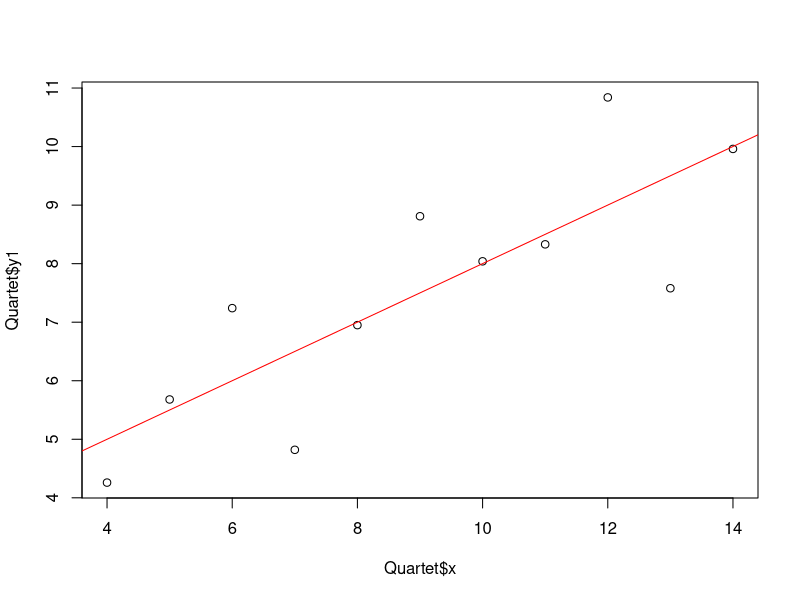

Reproduce this figure in R. (Note: this script raises an error after producing the figure.)
## ---- chunk 1
x=1:5
sum(x) 
mean(x)
var(x)
sqrt(var(x))
sd(x)
## ---- chunk 2
#S4 class example
setClass("BMI",
  representation(
    name = "character",
    weight = "numeric",
    height = "numeric"
  )         
)
setMethod(f='show',"BMI",function(obj){
            BMI <-obj@weight/((obj@height/100)^2)
            cat(obj@name,"\n")
            cat("BMI= ",BMI)
          }
)
john <- new("BMI",name="JOHN",weight=70,height=182)

## ---- chunk 3
install.packages("car")
library("car")
data(Quartet)

plot(Quartet$x, Quartet$y1)
fit = lm(Quartet$y1 ~ Quartet$x)
abline(fit, col="red")
## ---- chunk 4
#文件查詢
help(package="base")
?base:sum
?sum
help.search("sum")

demo()
data()
ls()
rm()
typeof()
class()
str()
## ---- chunk 5
3+8
3-8
3*8
3/8
1/0
11%%2
## ---- chunk 6
a = 3
a <- 5
fit = lm(y1 ~ x, data =Quartet)
fit <- lm(y1 ~ x, data =Quartet)
## ---- chunk 7
character(5)  ## character vector of length 5
numeric(5)
logical(5)
x = c(1,2,3,7)
y= c(2,3,5,1)
x+y
x*y
x - y
x/y

x + 10
x + c(10)
x + c(1,2)
x + c(1,2,1,2)

x = c(1,2,3,4,NA)
sum(x)
sum(x, na.rm=T)

height_vec = c(180,169,173)
height_vec
names(height_vec) = c("Brian", "Toby", "Sherry")
height_vec

name_vec = c("Brian", "Toby", "Sherry")
names(height_vec) = name_vec
height_vec > 175
height_vec / 100
height_vec > 175 | height_vec < 170
height_vec < 175 & height_vec > 170

## ---- chunk 8
1:20
seq(1,20)
seq(1,20,2)
seq(1,20,by=2)
seq(1,20,length=2)

rep(1,5)
rep(c(1,2), times=5)
rep(c(1,2), times=c(1,2))
rep(c(1,2), each=5)
rep_len(c(1,2),5)

paste("the","big","bang","theory")
paste("big","bang",sep="")
paste("big","bang",sep=";")
paste(c("big","bang"),1:4)
length(paste(c("big","bang"),1:4,collapse = "+" ))
## ---- chunk 9
matrix(1:9, byrow=TRUE, nrow=3)
matrix(1:9, nrow=3)
kevin = c(85,73)
marry = c(72,64)
jerry = c(59,66)
mat = matrix(c(kevin, marry, jerry), nrow=3, byrow= TRUE)
colnames(mat) = c('first', 'second')
rownames(mat) = c('kevin', 'marry', 'jerry')
mat

# basic
dim(mat)
nrow(mat)
ncol(mat)
t(mat) #transpose
mat[1,]
mat[,1]
mat[1:2,]
rowSums(mat)
colSums(mat)

# insert new value
mat2 = rbind(mat, c(78,63))
rownames(mat2)[nrow(mat2)] = 'sam'
mat2

mat3 = cbind(mat2,c(82,77,70,64))
colnames(mat3)[ncol(mat3)] = 'third'
mat3

rowMeans(mat3)
colMeans(mat3)


# arithmetic
m1 = matrix(1:4, byrow=TRUE, nrow=2)
m2 = matrix(5:8, byrow=TRUE, nrow=2)

m1 + m2
m1 - m2
m1 * m2
m1 / m2

m1 %*% m2

## ---- chunk 10
# syntax
weather= c("sunny","rainy", "cloudy", "rainy", "cloudy")
class(weather)
weather_category = factor(weather)
weather_category
class(weather_category)
# order
temperature = c("Low", "High", "High", "Medium", "Low", "Medium")
temperature_category = factor(temperature, order = TRUE, levels = c("Low", "Medium", "High"))
temperature_category
temperature_category[3] > temperature_category[1]
temperature_category[4] > temperature_category[3]

# change levels name
weather= c("s","r", "c", "r", "c")
weather_factor = factor(weather)
levels(weather_factor) = c("cloudy","rainy","sunny")
weather_factor
## ---- chunk 11
df = data.frame(a=c(1,2,3,4,5),b=c(2,3,4,5,6))
df
class(df)
str(df)

data(iris)
head(iris)
tail(iris, 10)
tail(iris)
str(iris)

iris[1:3,]
iris[1:3,1]
iris[1:3,"Sepal.Length"]
head(iris[,1:2])
iris$"Sepal.Length"

#取前五筆包含length 及 width 的資料
Five.Sepal.iris = iris[1:5, c("Sepal.Length","Sepal.Width")]
#可以用條件做篩選
setosa.data = iris[iris$Species=="setosa",1:5]
str(setosa.data)

#使用which 做資料篩選
which(iris$Species=="setosa")

#attach() detach()
attach(iris)
Species
setosa.data = iris[Species=="setosa",1:5]
###注意attach只是目前資料集的快照(snapshot),若原始資料有更動,attach中的資料不會跟著變動
iris[1,1]
iris[1,1] = 5.5
iris
Sepal.Length[1]
detach()

#merge進行資料合併
flower.type = data.frame(Species = "setosa", Flower = "iris")
merge(flower.type, iris[1:3,], by ="Species")

#用order做資料排序
iris[order(iris$Sepal.Length, decreasing = TRUE),]

#繪圖
table.iris = table(iris$Species)
pie(table.iris)
hist(iris$Sepal.Length)

boxplot(Petal.Width ~ Species, data = iris)
plot(x=iris$Petal.Length, y=iris$Petal.Width, col=iris$Species)



## ---- chunk 12
getwd()
setwd("C:/Users/BigData/Desktop")
tw2330 = read.csv("table.csv", header=TRUE)

test.data = read.table("match.txt" ,header = TRUE, sep="|")

#table
write.table(test.data, file = "test.txt" , sep = " ")
#csv
write.csv(test.data, file = "test.csv")

## ---- chunk 13
item = list(thing="hat", size="8.25")
item

test = list(name="Toby", score = c(87,57,72))
test$score
test$score[2]

flower= list(title="iris dataset", data= iris)
class(flower)
class(flower$data)
flower$data[1,"Sepal.Width"]
## ---- chunk 14
x=5;
if(x>3){
  print
  ("x > 3");
}else{
  print
  ("x <= 3");
}


x=5;
if(x>3){
  print ("x > 3");
} else if (x ==3){
  print ("x == 3");
}else{
  print
  ("x <= 3");
}

x=5;
if(x>5){
  print ("aaa");
} else if (x <= 5 & x > 3 ){
  print ("bbb");
}else{
  print
  ("ccc");
}


for(i in 1:10){
  print(i);
}

sum=0
for(i in 1:100){
  sum= sum+ i;
}
sum

sum(1:100)


ary = rep(NA, 100)
for(i in 1:100){
  ary[i]= i;
}
ary


ary2 =c()
for(i in 1:100){
  ary2 = c(ary2, i);
}
ary2

sum = 0;
cnt = 0;
while(cnt <= 100){
  sum = sum + cnt;
  cnt = cnt + 1;
}
sum
## ---- chunk 15
f = function(a){
    print(a+3)
}

f1 = function(a = 3) {
    print(a+3)
}

f2 = function(a, b = 2, c = NULL) {
   a + b
}

b = 3
f3 = function(a) {
    b = 2
    b
}

f4 = function(a,b){
    if(a > 3){
       a = 100;
    }
    a + b;
}
## ---- chunk 16
grades =list(kevin = c(80,60,92), marry = c(56,75,64,84,56), QOO = c(10,20,3,4,10))

unlist(grades[1])
for (i in 1:length(grades)){
      print(sum(unlist(grades[i])));
}

lapply(grades, sum)
lapply(grades, mean)
lapply(grades, function(e){list(sum = sum(e), min = min(e))})

lapply(c(1,2,3,4,5),  function(e){paste(as.character(e), "hello")})
m1 = matrix(1:4, byrow=TRUE, nrow=2)
m2 = matrix(5:8, byrow=TRUE, nrow=2)

li = list(m1, m2)
lapply(li, mean)


class(lapply(grades, sum))
sapply(grades, sum)

m1 = matrix(1:4, byrow=TRUE, nrow=2)
m2 = matrix(5:8, byrow=TRUE, nrow=2)
li = list(m1, m2)
sapply(li, mean)
sapply(li,function(e) e[1,])

m = matrix(1:4, byrow=TRUE, nrow=2)
apply(m, 1, sum) # rowsums
apply(m, 2, sum) # colsums

rowmeans = apply(m, 1, mean)
colmeans = apply(m, 2, mean)

x = c(80,70,59,88,72,57)
t = c(1,1,2,1,1,2)
tapply(x,t, mean)

data(iris)

tapply(iris$Sepal.Length, iris$Species,mean)

